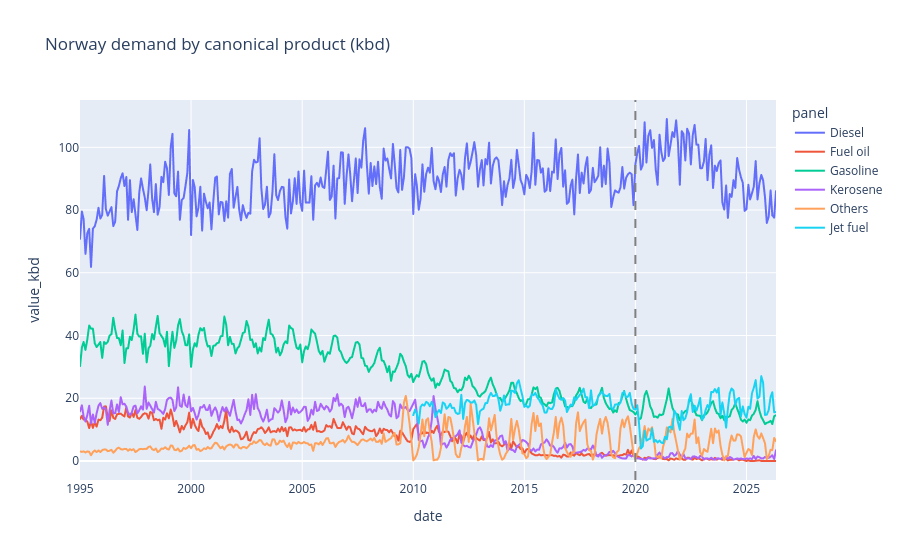

Notebook cell for this chart:
### Markdown cell above
**Note:** If diesel shows a ~2× plateau in 2010–2016, re-run
        `python scripts/update_norway.py --bootstrap`. Legacy table **03687**
        coarse ``Diesel`` was being summed alongside bridge-era auto-diesel
        splits — now dropped when finer natives exist for that month.

### Code cell
fig_c = px.line(
    demand_canonical,
    x="date",
    y="value_kbd",
    color="panel",
    title="Norway demand by canonical product (kbd)",
)
fig_c.update_traces(connectgaps=False)
add_plotly_date_vline(fig_c, MONTHLY_REVISION_FROM, line_dash="dash", line_color="gray")
fig_c.show()

### Figure 1 — Plotly figure (JSON) as saved in the notebook; plotly's stock layout.template omitted (floating-point values rounded to 4 significant figures; data arrays with more than 128 entries replaced by an {"elided": "..."} marker saying what was removed)
{"data": [{"connectgaps": false, "hovertemplate": "panel=Diesel<br>date=%{x}<br>value_kbd=%{y}<extra></extra>", "legendgroup": "Diesel", "line": {"color": "#636efa", "dash": "solid"}, "marker": {"symbol": "circle"}, "mode": "lines", "name": "Diesel", "showlegend": true, "type": "scattergl", "x": {"elided": "377 str values"}, "xaxis": "x", "y": {"elided": "377 float values"}, "yaxis": "y"}, {"connectgaps": false, "hovertemplate": "panel=Fuel oil<br>date=%{x}<br>value_kbd=%{y}<extra></extra>", "legendgroup": "Fuel oil", "line": {"color": "#EF553B", "dash": "solid"}, "marker": {"symbol": "circle"}, "mode": "lines", "name": "Fuel oil", "showlegend": true, "type": "scattergl", "x": {"elided": "375 str values"}, "xaxis": "x", "y": {"elided": "375 float values"}, "yaxis": "y"}, {"connectgaps": false, "hovertemplate": "panel=Gasoline<br>date=%{x}<br>value_kbd=%{y}<extra></extra>", "legendgroup": "Gasoline", "line": {"color": "#00cc96", "dash": "solid"}, "marker": {"symbol": "circle"}, "mode": "lines", "name": "Gasoline", "showlegend": true, "type": "scattergl", "x": {"elided": "377 str values"}, "xaxis": "x", "y": {"elided": "377 float values"}, "yaxis": "y"}, {"connectgaps": false, "hovertemplate": "panel=Kerosene<br>date=%{x}<br>value_kbd=%{y}<extra></extra>", "legendgroup": "Kerosene", "line": {"color": "#ab63fa", "dash": "solid"}, "marker": {"symbol": "circle"}, "mode": "lines", "name": "Kerosene", "showlegend": true, "type": "scattergl", "x": {"elided": "377 str values"}, "xaxis": "x", "y": {"elided": "377 float values"}, "yaxis": "y"}, {"connectgaps": false, "hovertemplate": "panel=Others<br>date=%{x}<br>value_kbd=%{y}<extra></extra>", "legendgroup": "Others", "line": {"color": "#FFA15A", "dash": "solid"}, "marker": {"symbol": "circle"}, "mode": "lines", "name": "Others", "showlegend": true, "type": "scattergl", "x": {"elided": "377 str values"}, "xaxis": "x", "y": {"elided": "377 float values"}, "yaxis": "y"}, {"connectgaps": false, "hovertemplate": "panel=Jet fuel<br>date=%{x}<br>value_kbd=%{y}<extra></extra>", "legendgroup": "Jet fuel", "line": {"color": "#19d3f3", "dash": "solid"}, "marker": {"symbol": "circle"}, "mode": "lines", "name": "Jet fuel", "showlegend": true, "type": "scattergl", "x": {"elided": "197 str values"}, "xaxis": "x", "y": {"elided": "197 float values"}, "yaxis": "y"}], "layout": {"legend": {"title": {"text": "panel"}, "tracegroupgap": 0}, "shapes": [{"line": {"color": "gray", "dash": "dash"}, "type": "line", "x0": "2020-01-01T00:00:00", "x1": "2020-01-01T00:00:00", "y0": 0, "y1": 1, "yref": "paper"}], "title": {"text": "Norway demand by canonical product (kbd)"}, "xaxis": {"anchor": "y", "domain": [0, 1], "title": {"text": "date"}}, "yaxis": {"anchor": "x", "domain": [0, 1], "title": {"text": "value_kbd"}}}}
